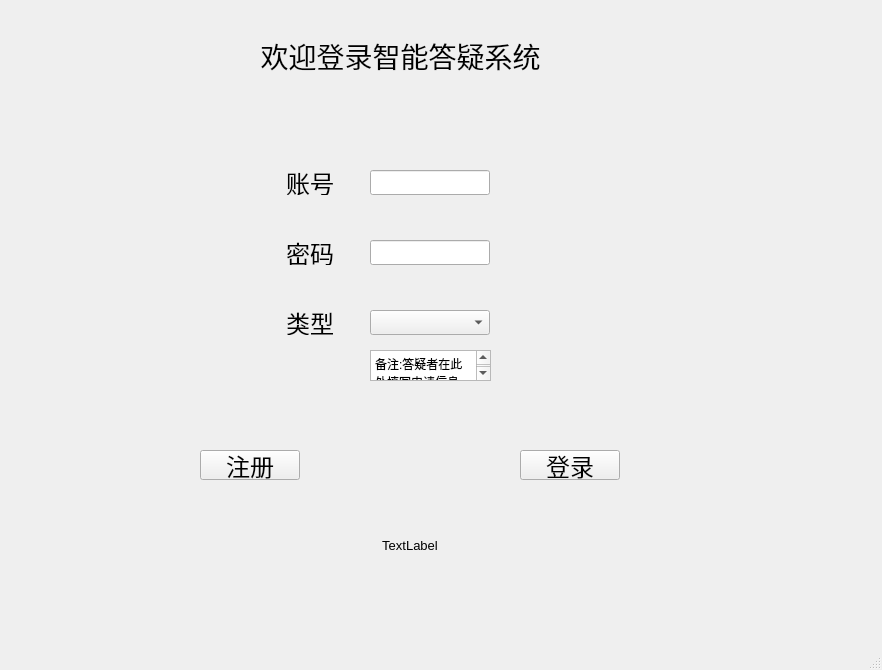
<?xml version="1.0" encoding="UTF-8"?>
<ui version="4.0">
 <class>MainWindow</class>
 <widget class="QMainWindow" name="MainWindow">
  <property name="geometry">
   <rect>
    <x>0</x>
    <y>0</y>
    <width>882</width>
    <height>670</height>
   </rect>
  </property>
  <property name="windowTitle">
   <string>MainWindow</string>
  </property>
  <widget class="QWidget" name="centralwidget">
   <widget class="QLabel" name="label">
    <property name="geometry">
     <rect>
      <x>0</x>
      <y>20</y>
      <width>801</width>
      <height>71</height>
     </rect>
    </property>
    <property name="font">
     <font>
      <family>宋体</family>
      <pointsize>21</pointsize>
     </font>
    </property>
    <property name="text">
     <string>欢迎登录智能答疑系统</string>
    </property>
    <property name="alignment">
     <set>Qt::AlignCenter</set>
    </property>
   </widget>
   <widget class="QPushButton" name="pushButton">
    <property name="geometry">
     <rect>
      <x>200</x>
      <y>450</y>
      <width>100</width>
      <height>30</height>
     </rect>
    </property>
    <property name="font">
     <font>
      <pointsize>18</pointsize>
     </font>
    </property>
    <property name="text">
     <string>注册</string>
    </property>
   </widget>
   <widget class="QLabel" name="label_2">
    <property name="enabled">
     <bool>true</bool>
    </property>
    <property name="geometry">
     <rect>
      <x>280</x>
      <y>170</y>
      <width>60</width>
      <height>25</height>
     </rect>
    </property>
    <property name="font">
     <font>
      <pointsize>18</pointsize>
     </font>
    </property>
    <property name="text">
     <string>账号</string>
    </property>
    <property name="alignment">
     <set>Qt::AlignCenter</set>
    </property>
   </widget>
   <widget class="QLabel" name="label_3">
    <property name="geometry">
     <rect>
      <x>280</x>
      <y>310</y>
      <width>60</width>
      <height>25</height>
     </rect>
    </property>
    <property name="font">
     <font>
      <pointsize>18</pointsize>
     </font>
    </property>
    <property name="text">
     <string>类型</string>
    </property>
    <property name="alignment">
     <set>Qt::AlignCenter</set>
    </property>
   </widget>
   <widget class="QLabel" name="label_4">
    <property name="geometry">
     <rect>
      <x>280</x>
      <y>240</y>
      <width>60</width>
      <height>25</height>
     </rect>
    </property>
    <property name="font">
     <font>
      <pointsize>18</pointsize>
     </font>
    </property>
    <property name="text">
     <string>密码</string>
    </property>
    <property name="alignment">
     <set>Qt::AlignCenter</set>
    </property>
   </widget>
   <widget class="QComboBox" name="comboBox">
    <property name="geometry">
     <rect>
      <x>370</x>
      <y>310</y>
      <width>120</width>
      <height>25</height>
     </rect>
    </property>
   </widget>
   <widget class="QLineEdit" name="lineEdit">
    <property name="geometry">
     <rect>
      <x>370</x>
      <y>170</y>
      <width>120</width>
      <height>25</height>
     </rect>
    </property>
   </widget>
   <widget class="QLineEdit" name="lineEdit_2">
    <property name="geometry">
     <rect>
      <x>370</x>
      <y>240</y>
      <width>120</width>
      <height>25</height>
     </rect>
    </property>
   </widget>
   <widget class="QLabel" name="label_5">
    <property name="geometry">
     <rect>
      <x>10</x>
      <y>520</y>
      <width>800</width>
      <height>51</height>
     </rect>
    </property>
    <property name="font">
     <font>
      <pointsize>10</pointsize>
     </font>
    </property>
    <property name="text">
     <string>TextLabel</string>
    </property>
    <property name="alignment">
     <set>Qt::AlignCenter</set>
    </property>
   </widget>
   <widget class="QPushButton" name="pushButton_2">
    <property name="geometry">
     <rect>
      <x>520</x>
      <y>450</y>
      <width>100</width>
      <height>30</height>
     </rect>
    </property>
    <property name="font">
     <font>
      <pointsize>18</pointsize>
     </font>
    </property>
    <property name="text">
     <string>登录</string>
    </property>
   </widget>
   <widget class="QTextEdit" name="textEdit">
    <property name="geometry">
     <rect>
      <x>370</x>
      <y>350</y>
      <width>121</width>
      <height>31</height>
     </rect>
    </property>
    <property name="html">
     <string>&lt;!DOCTYPE HTML PUBLIC &quot;-//W3C//DTD HTML 4.0//EN&quot; &quot;http://www.w3.org/TR/REC-html40/strict.dtd&quot;&gt;
&lt;html&gt;&lt;head&gt;&lt;meta name=&quot;qrichtext&quot; content=&quot;1&quot; /&gt;&lt;style type=&quot;text/css&quot;&gt;
p, li { white-space: pre-wrap; }
&lt;/style&gt;&lt;/head&gt;&lt;body style=&quot; font-family:'SimSun'; font-size:9pt; font-weight:400; font-style:normal;&quot;&gt;
&lt;p style=&quot; margin-top:0px; margin-bottom:0px; margin-left:0px; margin-right:0px; -qt-block-indent:0; text-indent:0px;&quot;&gt;备注:答疑者在此处填写申请信息&lt;/p&gt;&lt;/body&gt;&lt;/html&gt;</string>
    </property>
   </widget>
   <zorder>label</zorder>
   <zorder>pushButton</zorder>
   <zorder>pushButton_2</zorder>
   <zorder>label_2</zorder>
   <zorder>label_3</zorder>
   <zorder>label_4</zorder>
   <zorder>comboBox</zorder>
   <zorder>lineEdit</zorder>
   <zorder>lineEdit_2</zorder>
   <zorder>label_5</zorder>
   <zorder>textEdit</zorder>
  </widget>
  <widget class="QMenuBar" name="menubar">
   <property name="geometry">
    <rect>
     <x>0</x>
     <y>0</y>
     <width>882</width>
     <height>23</height>
    </rect>
   </property>
  </widget>
  <widget class="QStatusBar" name="statusbar"/>
 </widget>
 <resources/>
 <connections/>
</ui>
